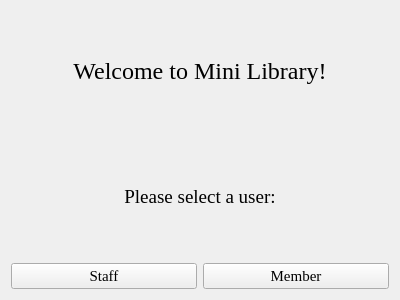
<?xml version="1.0" encoding="UTF-8"?>
<ui version="4.0">
 <class>WelcomePage</class>
 <widget class="QWidget" name="WelcomePage">
  <property name="geometry">
   <rect>
    <x>0</x>
    <y>0</y>
    <width>400</width>
    <height>300</height>
   </rect>
  </property>
  <property name="font">
   <font>
    <pointsize>8</pointsize>
   </font>
  </property>
  <property name="windowTitle">
   <string>Welcome Page</string>
  </property>
  <property name="styleSheet">
   <string notr="true">background-image:&quot;C:/Users/97150/PycharmProjects/LibraryManagement/Images/book.jpg&quot;;</string>
  </property>
  <layout class="QGridLayout" name="gridLayout">
   <item row="0" column="0">
    <widget class="QLabel" name="welcome_lbl">
     <property name="font">
      <font>
       <family>Georgia</family>
       <pointsize>18</pointsize>
       <weight>50</weight>
       <bold>false</bold>
      </font>
     </property>
     <property name="text">
      <string>Welcome to Mini Library!</string>
     </property>
     <property name="alignment">
      <set>Qt::AlignCenter</set>
     </property>
    </widget>
   </item>
   <item row="1" column="0">
    <widget class="QLabel" name="user_select_lbl">
     <property name="font">
      <font>
       <family>Georgia</family>
       <pointsize>14</pointsize>
      </font>
     </property>
     <property name="text">
      <string>Please select a user:</string>
     </property>
     <property name="alignment">
      <set>Qt::AlignCenter</set>
     </property>
    </widget>
   </item>
   <item row="2" column="0">
    <layout class="QHBoxLayout" name="horizontalLayout">
     <item>
      <widget class="QPushButton" name="staff_btn">
       <property name="font">
        <font>
         <family>Georgia</family>
         <pointsize>11</pointsize>
        </font>
       </property>
       <property name="text">
        <string>Staff</string>
       </property>
      </widget>
     </item>
     <item>
      <widget class="QPushButton" name="member_btn">
       <property name="font">
        <font>
         <family>Georgia</family>
         <pointsize>11</pointsize>
        </font>
       </property>
       <property name="text">
        <string>Member</string>
       </property>
      </widget>
     </item>
    </layout>
   </item>
  </layout>
 </widget>
 <resources/>
 <connections/>
</ui>
